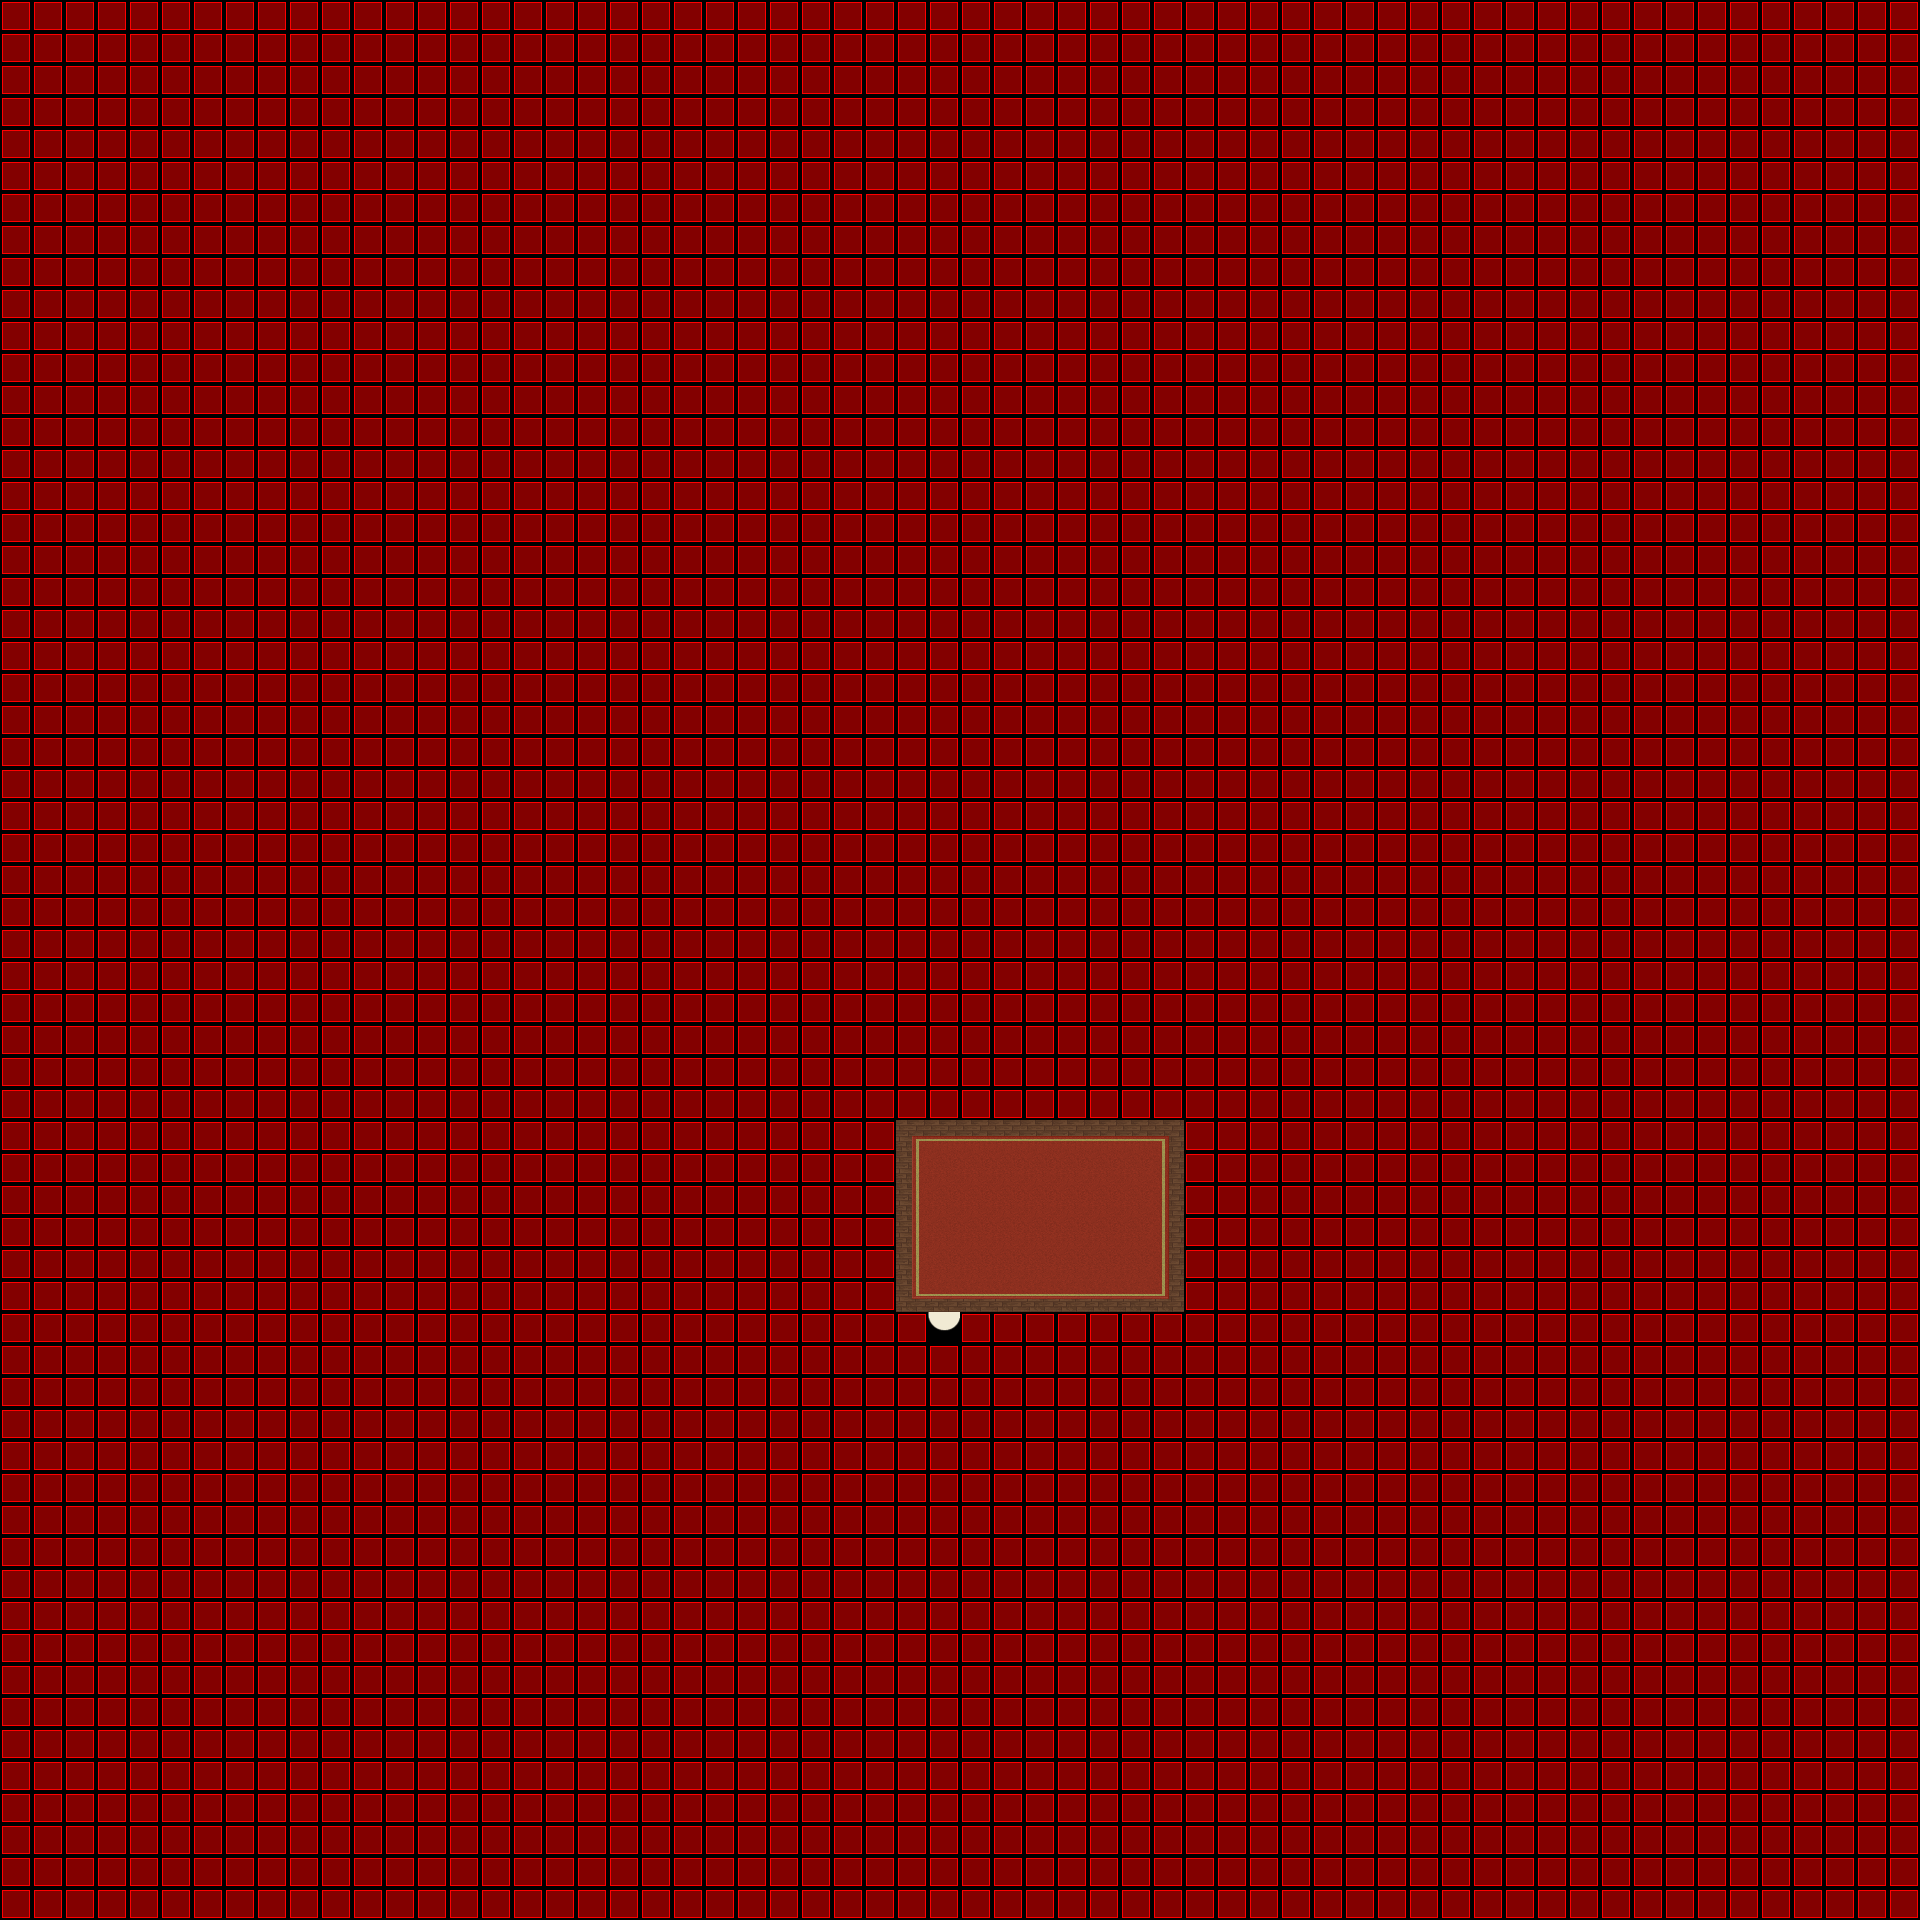

The image is a tile-based game level rendered from a .tmx file. Its description and source (layers, tilesets, objects; grid data summarised) follow:
An orthogonal 60x60 tile map with 32x32 px tiles, 4 tile layers (Ground, Fringe, Over, Collision), 6 tilesets and 2 objects (SCRIPT, WARP).

<map version="1.0" orientation="orthogonal" width="60" height="60" tilewidth="32" tileheight="32">
 <properties>
  <property name="music" value="faith.ogg" />
 </properties>
 <tileset firstgid="1" name="collision1_32_32" tilewidth="32" tileheight="32">
  <image source="../graphics/tiles/collision1_32_32.png" width="1024" height="1024" />
 </tileset>
 <tileset firstgid="1025" name="indoor3_32_32" tilewidth="32" tileheight="32">
  <image source="../graphics/tiles/indoor3_32_32.png" width="1024" height="1024" />
 </tileset>
 <tileset firstgid="2049" name="indoor2_32_32" tilewidth="32" tileheight="32">
  <image source="../graphics/tiles/indoor2_32_32.png" width="1024" height="1024" />
 </tileset>
 <tileset firstgid="3073" name="indoor2_32_64" tilewidth="32" tileheight="64">
  <image source="../graphics/tiles/indoor2_32_64.png" width="1024" height="1024" />
 </tileset>
 <tileset firstgid="3585" name="indoor2_32_96" tilewidth="32" tileheight="96">
  <image source="../graphics/tiles/indoor2_32_96.png" width="1024" height="960" />
 </tileset>
 <tileset firstgid="3905" name="indoor1_32_64" tilewidth="32" tileheight="64">
  <image source="../graphics/tiles/indoor1_32_64.png" width="1024" height="1024" />
 </tileset>
 <layer name="Ground" width="60" height="60">
  <data>[3600 cells, 3600 non-empty, 11 distinct tile ids]</data>
 </layer>
 <layer name="Fringe" width="60" height="60">
  <data>[3600 cells, 0 non-empty, 0 distinct tile ids]</data>
 </layer>
 <layer name="Over" width="60" height="60">
  <data>[3600 cells, 0 non-empty, 0 distinct tile ids]</data>
 </layer>
 <layer name="Collision" width="60" height="60">
  <data>[3600 cells, 3545 non-empty, 1 distinct tile ids]</data>
 </layer>
 <objectgroup name="Object" width="60" height="60">
  <object name="External Map Events" type="SCRIPT" x="0" y="0">
   <properties>
    <property name="FILENAME" value="scripts/maps/iw-nelaro-house12-o00-o00-o00.lua" />
   </properties>
  </object>
  <object name="Warp to city" type="WARP" x="928" y="1312" width="32" height="32">
   <properties>
    <property name="DEST_MAP" value="ow-o0000-n0004-o0000" />
    <property name="DEST_X" value="4336" />
    <property name="DEST_Y" value="2640" />
   </properties>
  </object>
 </objectgroup>
</map>
